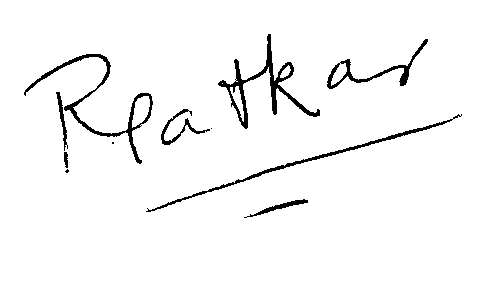
#> input picture 0. Data/personA/Train/personA_16.png, 504 x 300 px, given as the content of the folder data, which was not available
$ python Bag.py
#> lines starting #> are read from the running program, lines starting #| are printed output that depends on the picture; after the words box and inside, x2 and y2 are one past the last pixel; in counts of white or black regions, pixels touching at a corner belong together; pictures that were not available may be replaced by others from this repository, and a replacement may not be noted
### 2. Modeling/Classifications-Model/Bag_of_word/helpers.py
import cv2
import numpy as np
from sklearn.cluster import KMeans
from sklearn.svm import SVC
from sklearn.preprocessing import StandardScaler
from matplotlib import pyplot as plt
import os


class ImageHelpers:
    def __init__(self):
        self.sift_object = cv2.xfeatures2d.SIFT_create()

    def gray(self, image):
        gray = cv2.cvtColor(image, cv2.COLOR_BGR2GRAY)
        return gray

    def features(self, image):
        keypoints, descriptors = self.sift_object.detectAndCompute(image, None)
        return [keypoints, descriptors]


class BOVHelpers:
    def __init__(self, n_clusters=20):
        self.n_clusters = n_clusters
        self.kmeans_obj = KMeans(n_clusters=n_clusters)
        self.kmeans_ret = None
        self.descriptor_vstack = None
        self.mega_histogram = None
        self.clf = SVC()

    def cluster(self):
        """
		cluster using KMeans algorithm,
		"""
        self.kmeans_ret = self.kmeans_obj.fit_predict(self.descriptor_vstack)

    def developVocabulary(self, n_images, descriptor_list):

        """
		Each cluster denotes a particular visual word
		Every image can be represeted as a combination of multiple
		visual words. The best method is to generate a sparse histogram
		that contains the frequency of occurence of each visual word

		Thus the vocabulary comprises of a set of histograms of encompassing
		all descriptions for all images

		"""

        self.mega_histogram = np.array([np.zeros(self.n_clusters) for i in range(n_images)])
        old_count = 0
        for i in range(n_images):
            l = len(descriptor_list[i])
            for j in range(l):
                idx = self.kmeans_ret[old_count + j]
                self.mega_histogram[i][idx] += 1
            old_count += l
        print("Vocabulary Histogram Generated")

    def standardize(self, std=None):
        """

		standardize is required to normalize the distribution
		wrt sample size and features. If not normalized, the classifier may become
		biased due to steep variances.

		"""
        if std is None:
            self.scale = StandardScaler().fit(self.mega_histogram)
            self.mega_histogram = self.scale.transform(self.mega_histogram)
        else:
            print("STD not none. External STD supplied")
            self.mega_histogram = std.transform(self.mega_histogram)

    def formatND(self, l):
        """
		restructures list into vstack array of shape
		M samples x N features for sklearn

		"""
        vStack = np.array(l[0])
        for remaining in l[1:]:
            vStack = np.vstack((vStack, remaining))
        self.descriptor_vstack = vStack.copy()
        return

    def train(self, train_labels):
        """
		uses sklearn.svm.SVC classifier (SVM)


		"""
        print("Training SVM")
        print(self.clf)
        print("Train labels", train_labels)
        self.clf.fit(self.mega_histogram, train_labels)
        print("Training completed")

    def predict(self, iplist):
        predictions = self.clf.predict(iplist)
        return predictions

    def plotHist(self, vocabulary=None):
        print("Plotting histogram")
        if vocabulary is None:
            vocabulary = self.mega_histogram

        x_scalar = np.arange(self.n_clusters)
        y_scalar = np.array([abs(np.sum(vocabulary[:, h], dtype=np.int32)) for h in range(self.n_clusters)])

        print(y_scalar)

        plt.bar(x_scalar, y_scalar)
        plt.xlabel("Visual Word Index")
        plt.ylabel("Frequency")
        plt.title("Complete Vocabulary Generated")
        plt.xticks(x_scalar + 0.4, x_scalar)
        plt.show()


class FileHelpers:


    def __init__(self):
        pass

    def getFiles(self, folder_images, path):

#> called with folder_images = 'data', path = 'Train'
        image_dic = {}
        count = 0
        for each in os.listdir(folder_images):
            print(" #### Reading image category ", each, " ##### ")
            image_dic[each] = []
            count_cat = 0
            for image_file in os.listdir(folder_images + '/' + each+ '/' + path):

                if not image_file.endswith('.csv'):
                    print("Reading file ", image_file)
                    im = cv2.imread(folder_images + '/' + each + '/' + path + '/' + image_file, 0)
#> im: shape (300, 504); 96.7% white; 11 black regions (3 under 20 px), largest, box (x1, y1, x2, y2) and area: (218, 34, 320, 129) 1355, (24, 54, 153, 164) 1194, (146, 114, 462, 212) 950
                    image_dic[each].append(im)
                    count += 1
                    count_cat +=1
            print(count_cat)

        return [image_dic, count]

### 2. Modeling/Classifications-Model/Bag_of_word/Bag.py
import cv2
import numpy as np
from glob import glob
import argparse
from helpers import *
from matplotlib import pyplot as plt


class BOV:
    def __init__(self, no_clusters):
        self.no_clusters = no_clusters
        self.path = None
        self.train_path = None
        self.test_path = None
        self.im_helper = ImageHelpers()
        self.bov_helper = BOVHelpers(no_clusters)
        self.file_helper = FileHelpers()
        self.images = None
        self.trainImageCount = 0
        self.train_labels = np.array([])
        self.name_dict = {}
        self.descriptor_list = []


    def trainModel(self):
        """
        This method contains the entire module
        required for training the bag of visual words model

        Use of helper functions will be extensive.

        """

        # read file. prepare file lists.
        self.images, self.trainImageCount = self.file_helper.getFiles(self.path,self.train_path)
        # extract SIFT Features from each image
        label_count = 0
        for word, imlist in self.images.items():
            self.name_dict[str(label_count)] = word
            print ("Computing Features for ", word)
            for im in imlist:
                # cv2.imshow("im", im)
                # cv2.waitKey()
                self.train_labels = np.append(self.train_labels, label_count)
                kp, des = self.im_helper.features(im)
                self.descriptor_list.append(des)

            label_count += 1
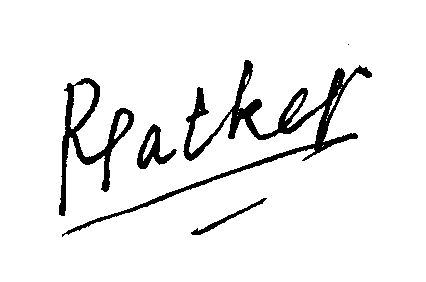
#> im: shape (282, 426); 93.2% white; 5 black regions (1 under 20 px), largest, box (x1, y1, x2, y2) and area: (62, 60, 372, 237) 4934, (59, 78, 134, 216) 2230, (137, 124, 177, 169) 676, (191, 198, 267, 235) 331

        print('Finish')


        # perform clustering
        self.bov_helper.formatND(self.descriptor_list)
#> in formatND, `vStack = np.array(l[0])`:
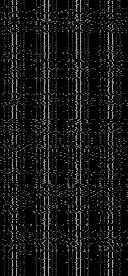
#> vStack: shape (276, 128) float32; min 0, max 174, mean 22.5
#> the loop in formatND, `for remaining in l[1:]:` made 3 passes
#> pass 1, in formatND, `vStack = np.vstack((vStack, remaining))`:
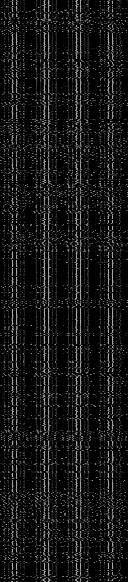
#> vStack: shape (582, 128) float32; min 0, max 175, mean 22.1
#> pass 2, in formatND, `vStack = np.vstack((vStack, remaining))`:
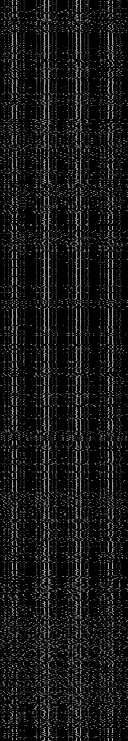
#> vStack: shape (741, 128) float32; min 0, max 175, mean 22.8
#> pass 3, in formatND, `vStack = np.vstack((vStack, remaining))`:
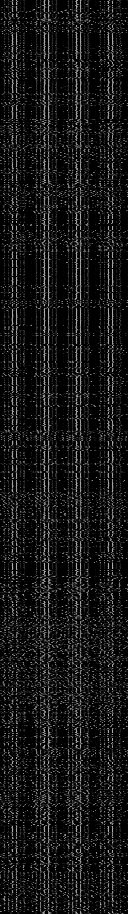
#> vStack: shape (914, 128) float32; min 0, max 194, mean 22.9
        self.bov_helper.cluster()
        self.bov_helper.developVocabulary(n_images = self.trainImageCount, descriptor_list=self.descriptor_list)

        # show vocabulary trained
        self.bov_helper.plotHist()
#> in plotHist, `plt.show()`:
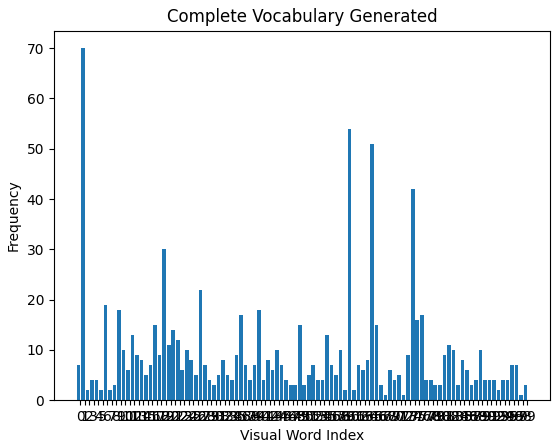
#> figure drawn by matplotlib, 1 panel; tallest bar 70 high, from x = 0.6 to 1.4

        self.bov_helper.standardize()
        self.bov_helper.train(self.train_labels)


    # [77 lines left out: functions recognize, testModel, not called in this run]


    def print_vars(self):
        pass


if __name__ == '__main__':


    # parse cmd args


    bov = BOV(no_clusters=100)

    bov.path = 'data'
    # set training paths
    bov.train_path = 'Train'
    # set testing paths
    bov.test_path = 'Test'
    # train the model
#> (the run stopped early here; a loop or call above may not have finished)
